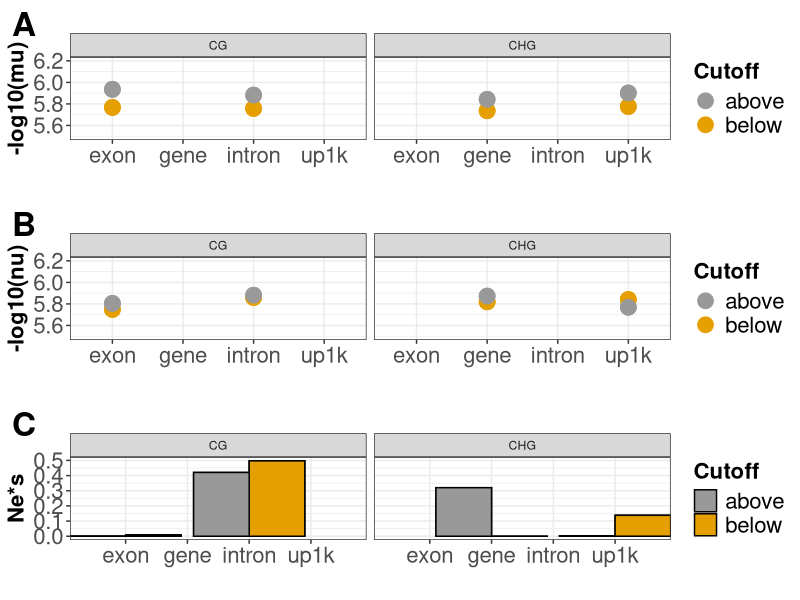
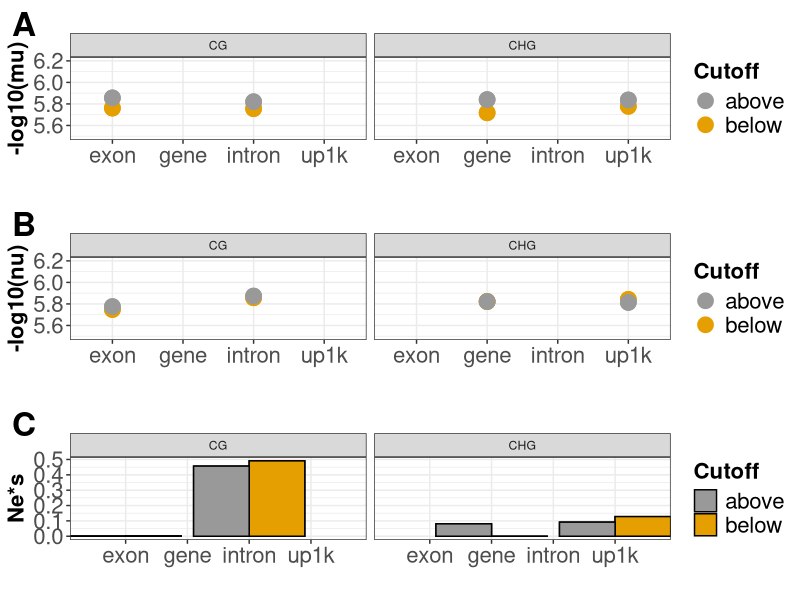
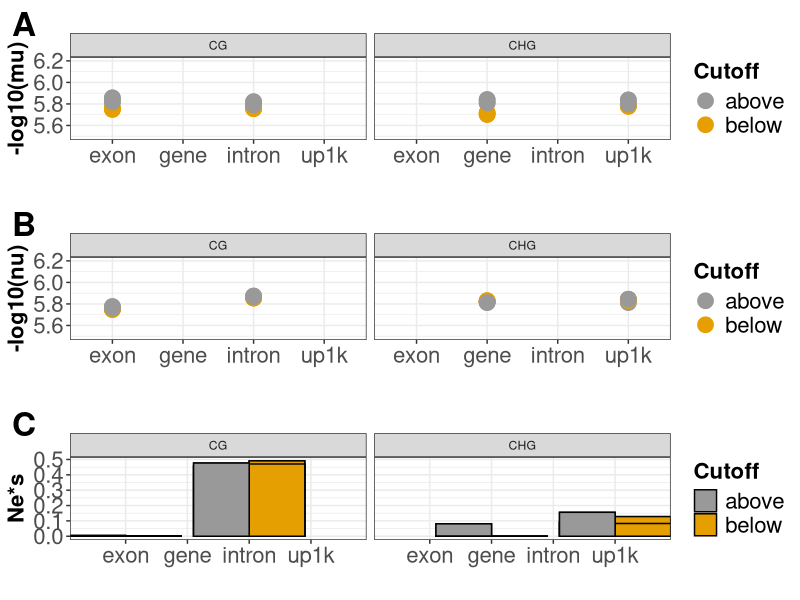
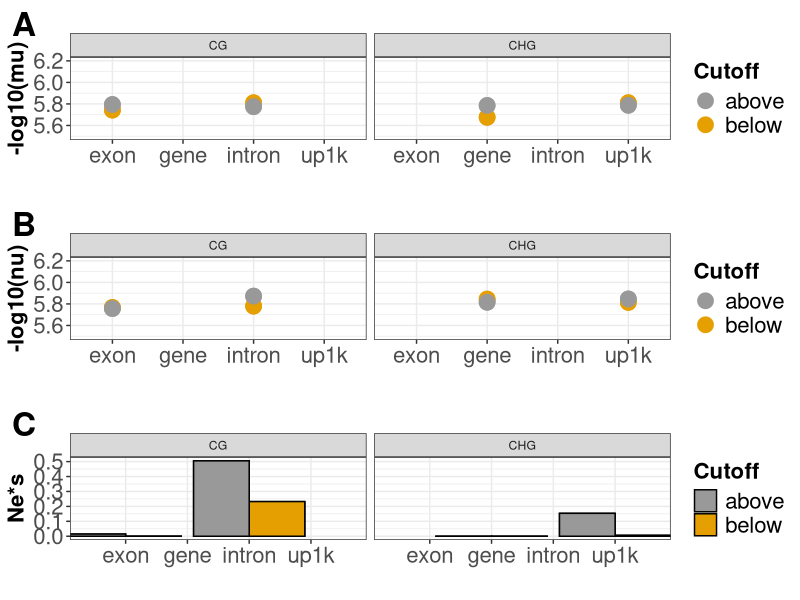
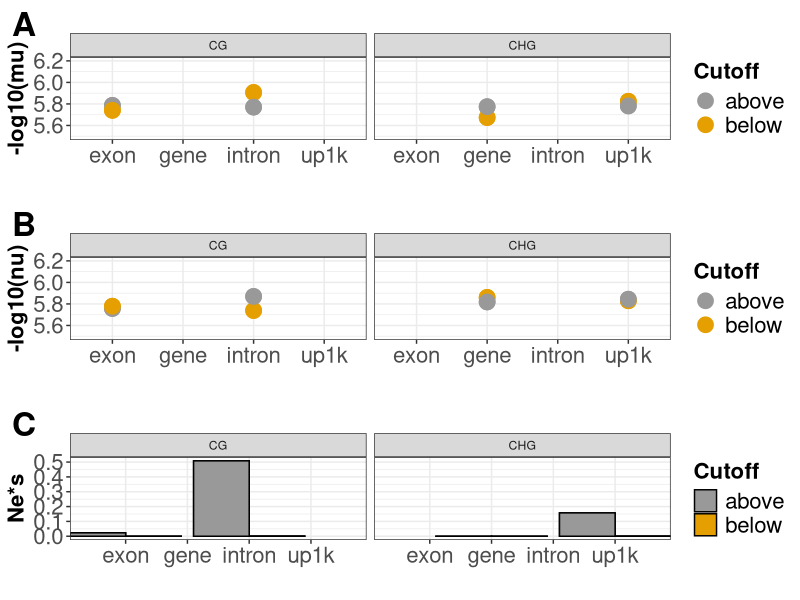
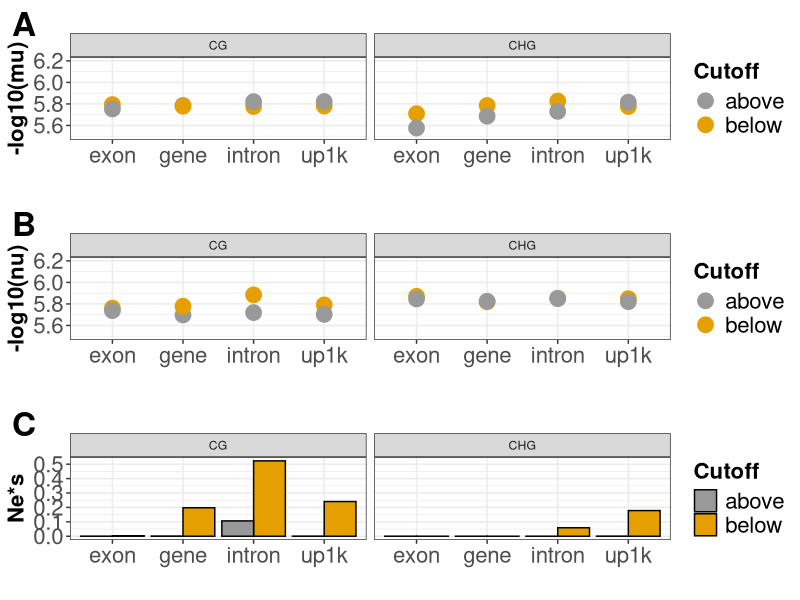
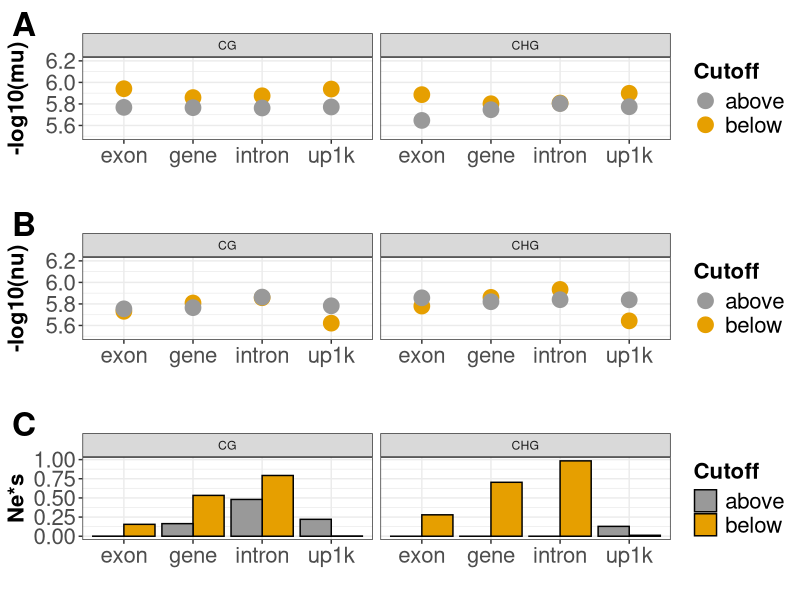

Reproduce these figures in R, in order.
## ---- chunk 1
knitr::opts_chunk$set(echo = TRUE) 
knitr::opts_knit$set(root.dir=normalizePath('../../')) 
#library(tidyverse)
library(ggplot2)
library(cowplot)
## ---- chunk 2

plotfun <- function(myout){
    fsize=16
    p1 <- ggplot(myout, aes(x=factor(feature), y= -log10(mu), color=gset)) + 
        geom_point(stat = "identity", size=5) +
        facet_wrap(~ context) + 
        scale_color_manual(values=c('#999999','#E69F00')) +
        #guides(fill=TRUE) +
        ylim(c(5.5, 6.2)) +
        xlab("") +
        ylab("-log10(mu)") +
        ggtitle("") + theme_bw() +
        labs(color="Cutoff") +
        theme(axis.text = element_text(angle = 0, size=fsize),
              axis.title=element_text(size=fsize, face="bold"),
              legend.title = element_text(size=fsize, face="bold"),
              legend.text = element_text(size=fsize))
    
    p2 <- ggplot(myout, aes(x=factor(feature), y= -log10(nu), color=gset)) + 
        geom_point(stat = "identity", size=5) +
        facet_wrap(~ context) + 
        scale_color_manual(values=c('#999999','#E69F00')) +
        #guides(fill=TRUE) +
        ylim(c(5.5, 6.2)) +
        xlab("") +
        ylab("-log10(nu)") +
        ggtitle("") + theme_bw() +
        labs(color="Cutoff") +
        theme(axis.text = element_text(angle = 0, size=fsize),
              axis.title=element_text(size=fsize, face="bold"),
              legend.title = element_text(size=fsize, face="bold"),
              legend.text = element_text(size=fsize))
    
    p3 <- ggplot(myout, aes(x=factor(feature), y= nes, fill=gset)) + 
        geom_bar(stat="identity", color="black", position=position_dodge()) +
        facet_wrap(~ context) + 
        scale_fill_manual(values=c('#999999','#E69F00')) +
        #guides(fill=TRUE) +
        #ylim(c(-7, -5)) +
        xlab("") +
        ylab("Ne*s") +
        ggtitle("") + theme_bw() +
        labs(fill="Cutoff") +
        theme(axis.text = element_text(angle = 0, size=fsize),
              axis.title=element_text(size=fsize, face="bold"),
              legend.title = element_text(size=fsize, face="bold"),
              legend.text = element_text(size=fsize))
    outplot <- plot_grid(p1, p2, p3, ncol=1, align="v", labels =c("A", "B", "C"), label_size = 24)
}

    

## ---- chunk 3
out <- read.csv("cache/mcmc_exon_dis.csv")
out$context <- gsub(".csv|.*_", "", out$comet_file)

table(out$cutoff)
# -0.0555405793510033   0.115535008080175   0.273549839491401   0.441839427802609   0.603341359144955
# highly expressed genes
myout <- subset(out, cutoff > 0.6)
pdf("graphs/Fig_exonic_q1.pdf", height=10, width=8)
tplot <- plotfun(myout)
tplot
dev.off()


# meanly expressed genes
myout <- subset(out, cutoff > 0.4 & cutoff < 0.6)
pdf("graphs/Fig_exonic_q2.pdf", height=10, width=8)
tplot <- plotfun(myout)
tplot
dev.off()


# meanly expressed genes
myout <- subset(out, cutoff > 0.27 & cutoff < 0.45)
pdf("graphs/Fig_exonic_q3.pdf", height=10, width=8)
tplot <- plotfun(myout)
tplot
dev.off()

# meanly expressed genes
myout <- subset(out, cutoff > 0.1 & cutoff < 0.2)
pdf("graphs/Fig_exonic_q4.pdf", height=10, width=8)
tplot <- plotfun(myout)
tplot
dev.off()

# meanly expressed genes
myout <- subset(out, cutoff < 0)
pdf("graphs/Fig_exonic_q5.pdf", height=10, width=8)
tplot <- plotfun(myout)
tplot
dev.off()

## ---- chunk 4
geneset <- read.csv("cache/geneset_rnaseq.csv")
geneset$value <- log10(geneset$m)


# -0.340779507155726  0.679169242806791   1.17266506283193 
# -0.340779507155726  0.679169242806791   1.17266506283193 
geneset$Cutoff <- "above"
geneset[geneset$value < 1.172, ]$Cutoff <- "below"

p1 <- ggplot(geneset, aes(x=value, fill=Cutoff)) + 
        geom_histogram(bins=50) +
        scale_fill_manual(values=c('#999999','#E69F00'))

        

geneset$Cutoff <- "above"
geneset[geneset$value < 0.679169242806791, ]$Cutoff <- "below"

p2 <- ggplot(geneset, aes(x=value, fill=Cutoff)) + 
        geom_histogram(bins=50) +
        scale_fill_manual(values=c('#999999','#E69F00'))
        

geneset$Cutoff <- "above"
geneset[geneset$value < -0.34, ]$Cutoff <- "below"

p3 <- ggplot(geneset, aes(x=value, fill=Cutoff)) + 
        geom_histogram(bins=50) +
        scale_fill_manual(values=c('#999999','#E69F00'))
        
## ---- chunk 5
out <- read.csv("cache/mcmc_genic_fs_rpkm_updown_extreme.csv")
out$context <- gsub(".csv|.*_", "", out$comet_file)

# -0.340779507155726  0.679169242806791   1.17266506283193 

# highly expressed genes
myout <- subset(out, cutoff > 0)
pdf("graphs/Fig_genic_updown_rpkm_q90.pdf", height=10, width=8)
tplot <- plotfun(myout)
tplot
dev.off()


# meanly expressed genes
myout <- subset(out, cutoff < 0)
pdf("graphs/Fig_genic_updown_rpkm_q10.pdf", height=10, width=8)
tplot <- plotfun(myout)
tplot
dev.off()

